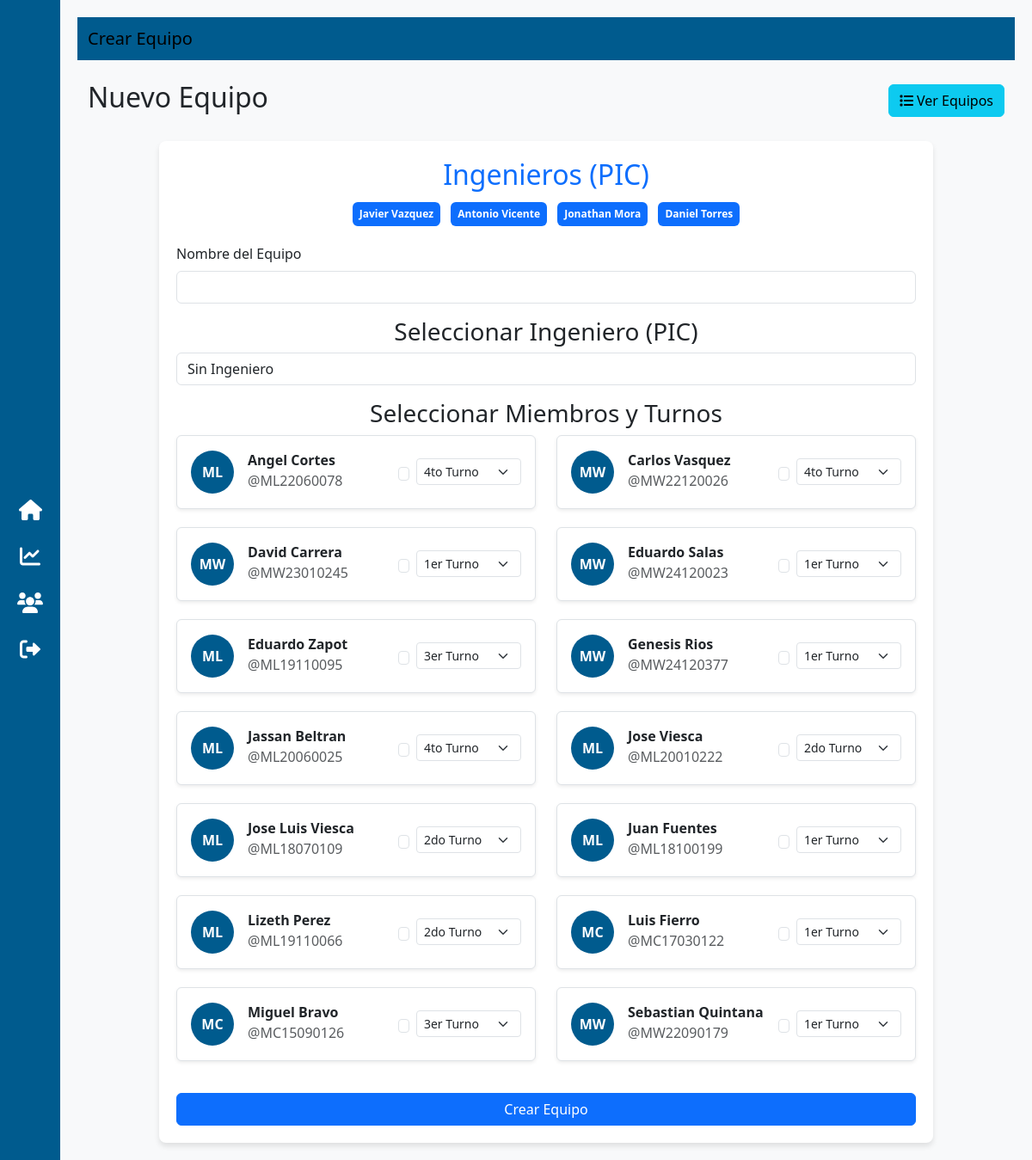
Page /crear_equipo/ (signed in) on the committed database.
### app/models.py (models this page shows, shortened)
class Usuario(AbstractUser):
    TURNOS = [
        (1, "1er Turno"),
        (2, "2do Turno"),
        (3, "3er Turno"),
        (4, "4to Turno"),
    ]
    turno = models.IntegerField(choices=TURNOS, null=True, blank=True)
    ROLES = [
        ('Jr', 'Ingeniero Jr'),
        ('Sr', 'Ingeniero'),
    ]
    numero_reloj = models.CharField(max_length=10, unique=False)
    nombre = models.CharField(max_length=100)
    rol = models.CharField(max_length=2, choices=ROLES, default='Jr')

### app/views.py (the view, shortened to what this page needs)
# urls.py: path('crear_equipo/', crear_equipo, name='crear_equipo'),
@login_required
def crear_equipo(request):
    if request.user.rol != 'Sr':  # Solo los ingenieros pueden crear equipos
        messages.error(request, "No tienes permisos para crear un equipo.")
        return redirect('listar_doe')
    ingenieros = Usuario.objects.filter(rol="Sr")
    usuarios_jr = Usuario.objects.exclude(rol="Sr").order_by('first_name')
    turnos = [
        {"id": 1, "nombre": "1er Turno"},
        {"id": 2, "nombre": "2do Turno"},
        {"id": 3, "nombre": "3er Turno"},
        {"id": 4, "nombre": "4to Turno"},
    ]
    return render(request, 'app/crear_equipo.html', {
        'usuarios_jr': usuarios_jr,
        'ingenieros': ingenieros,
        'turnos': turnos
    })

### app/templates/app/crear_equipo.html (shortened to what this page needs)
<!DOCTYPE html>
<html lang="en">
<head>
    {% load static %}
    <link href="https://cdn.jsdelivr.net/npm/bootstrap@5.3.0-alpha1/dist/css/bootstrap.min.css" rel="stylesheet">
    <link href="https://cdnjs.cloudflare.com/ajax/libs/font-awesome/6.0.0-beta3/css/all.min.css" rel="stylesheet">
</head>
<body>
    <div class="sidebar">
        <a href="{% url 'listar_doe' %}" title="Inicio"><i class="fas fa-home icon"></i></a>
        <a href="#" title="Estadísticas"><i class="fas fa-chart-line icon"></i></a>
        <a href="{% url 'crear_equipo' %}" title="Crear Equipos"><i class="fas fa-users icon"></i></a>
        <a href="#" title="Cerrar Sesión"><i class="fas fa-sign-out-alt icon"></i></a>
    </div>
    <div class="content">
        <nav class="navbar navbar-expand-lg">
            <div class="container-fluid">
                <span class="navbar-brand mb-0 h1">Crear Equipo</span>
            </div>
        </nav>
        <div class="container mt-4">
            <div class="d-flex justify-content-between align-items-center">
                <h2>Nuevo Equipo</h2>
                <a href="{% url 'listar_equipos' %}" class="btn btn-info">
                    <i class="fas fa-list"></i> Ver Equipos
                </a>
            </div>
        </div>
        <div class="container mt-4">
            <div class="form-container">
                <h2 class="text-center text-primary">Ingenieros (PIC)</h2>
                <div class="text-center mb-3">
                    {% for usuario in ingenieros %}
                        <span class="badge bg-primary p-2 m-1">{{ usuario.first_name }} {{ usuario.last_name }}</span>
                    {% empty %}
                        <p class="text-muted">No hay ingenieros asignados.</p>
                    {% endfor %}
                </div>
                <form method="post">
    <div class="mb-3">
        <label for="nombre" class="form-label">Nombre del Equipo</label>
        <input type="text" class="form-control" id="nombre" name="nombre" required>
    </div>
    <h3 class="text-center">Seleccionar Ingeniero (PIC)</h3>
    <div class="mb-3">
        <select class="form-control" name="ingeniero">
            <option value="">Sin Ingeniero</option>
        </select>
    </div>
    <h3 class="text-center">Seleccionar Miembros y Turnos</h3>
<div class="row">
    {% for usuario in usuarios_jr %}
    <div class="col-md-6 mb-3">
        <div class="user-card d-flex align-items-center p-3 shadow-sm rounded border bg-white">
            <div class="user-avatar text-white d-flex align-items-center justify-content-center rounded-circle me-3" style="width: 50px; height: 50px; background: #005b8e; font-weight: bold;">
                {{ usuario.username|slice:":2"|upper }}
            </div>
            <div class="flex-grow-1">
                <strong>{{ usuario.first_name }} {{ usuario.last_name }}</strong>
                <p class="text-muted mb-1">@{{ usuario.username }}</p>
            </div>
            <div class="d-flex align-items-center">
                <input type="checkbox" class="form-check-input me-2" name="miembros" value="{{ usuario.id }}">
                <select name="turno_{{ usuario.id }}" class="form-select form-select-sm">
                    {% for turno in turnos %}
                        <option value="{{ turno.id }}" {% if usuario.turno == turno.id %}selected{% endif %}>{{ turno.nombre }}</option>
                    {% endfor %}
                </select>
            </div>
        </div>
    </div>
    {% endfor %}
</div>
<button type="submit" class="btn btn-primary w-100 mt-3">Crear Equipo</button>
</body>
</html>

### app/templates/app/crear_equipo.html (style rules this page uses)
body { background-color: #f8f9fa; display: flex; min-height: 100vh; }
.sidebar { width: 70px; background-color: #005b8e; color: white; padding: 10px 0; display: flex; flex-direction: column; align-items: center; justify-content: center; }
.sidebar a { color: white; text-decoration: none; display: flex; align-items: center; justify-content: center; padding: 15px 0; width: 100%; font-size: 1.5rem; }
.content { flex-grow: 1; padding: 20px; }
.navbar { background-color: #005b8e; color: white; }
.form-container { background: white; border-radius: 8px; box-shadow: 0 4px 6px rgba(0, 0, 0, 0.1); padding: 20px; max-width: 900px; margin: 0 auto; }
.user-card { display: flex; align-items: center; background: #ffffff; border-radius: 8px; padding: 10px; box-shadow: 2px 2px 10px rgba(0, 0, 0, 0.1); cursor: grab; margin-bottom: 5px; }

### rows in the picture
Usuario: first_name "Javier", last_name "Vazquez"
Usuario: first_name "Antonio", last_name "Vicente"
Usuario: first_name "Jonathan", last_name "Mora"
Usuario: first_name "Daniel", last_name "Torres"
Usuario: username "ML", first_name "Angel", last_name "Cortes", username "ML22060078", turno+id "4to Turno"
Usuario: username "MW", first_name "Carlos", last_name "Vasquez", username "MW22120026", turno+id "4to Turno"
Usuario: username "MW", first_name "David", last_name "Carrera", username "MW23010245", turno+id "1er Turno"
Usuario: username "MW", first_name "Eduardo", last_name "Salas", username "MW24120023", turno+id "1er Turno"
Usuario: username "ML", first_name "Eduardo", last_name "Zapot", username "ML19110095", turno+id "3er Turno"
Usuario: username "MW", first_name "Genesis", last_name "Rios", username "MW24120377", turno+id "1er Turno"
Usuario: username "ML", first_name "Jassan", last_name "Beltran", username "ML20060025", turno+id "4to Turno"
Usuario: username "ML", first_name "Jose", last_name "Viesca", username "ML20010222", turno+id "2do Turno"
Usuario: username "ML", first_name "Jose Luis", last_name "Viesca", username "ML18070109", turno+id "2do Turno"
Usuario: username "ML", first_name "Juan", last_name "Fuentes", username "ML18100199", turno+id "1er Turno"
Usuario: username "ML", first_name "Lizeth", last_name "Perez", username "ML19110066", turno+id "2do Turno"
Usuario: username "MC", first_name "Luis", last_name "Fierro", username "MC17030122", turno+id "1er Turno"
Usuario: username "MC", first_name "Miguel", last_name "Bravo", username "MC15090126", turno+id "3er Turno"
Usuario: username "MW", first_name "Sebastian", last_name "Quintana", username "MW22090179", turno+id "1er Turno"
